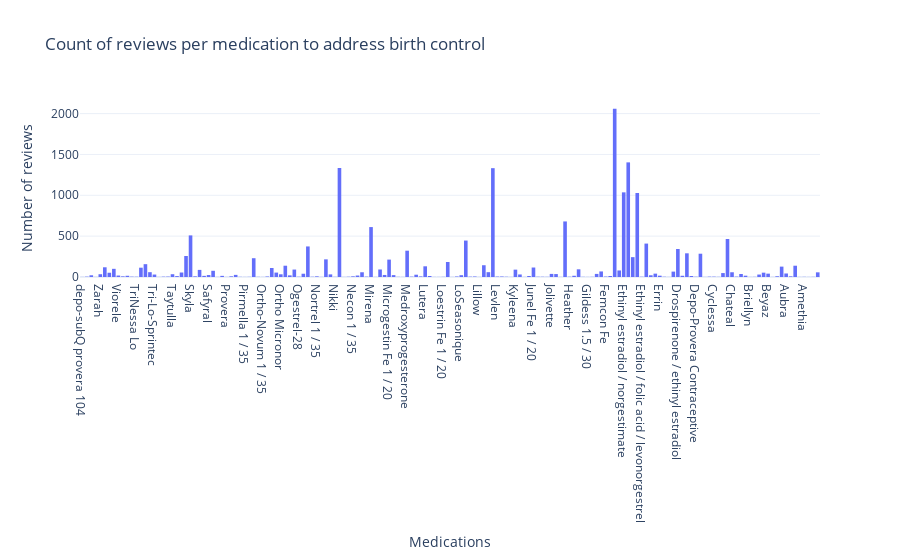

The code cell stored with this chart in its notebook:
### Code cell
# Let's plot these results
fig = px.histogram(birth_control_df, x='drugName', template='plotly_white', title='Count of reviews per medication to address birth control')
fig.update_xaxes(categoryorder='category descending', title='Medications').update_yaxes(title='Number of reviews')
fig.show()

### Figure 1 — Plotly figure (JSON) as saved in the notebook; plotly's stock layout.template omitted (floating-point values rounded to 4 significant figures; data arrays with more than 128 entries replaced by an {"elided": "..."} marker saying what was removed)
{"data": [{"alignmentgroup": "True", "bingroup": "x", "hovertemplate": "drugName=%{x}<br>count=%{y}<extra></extra>", "legendgroup": "", "marker": {"color": "#636efa", "pattern": {"shape": ""}}, "name": "", "offsetgroup": "", "orientation": "v", "showlegend": false, "type": "histogram", "x": {"elided": "18130 str values"}, "xaxis": "x", "yaxis": "y"}], "layout": {"barmode": "relative", "legend": {"tracegroupgap": 0}, "title": {"text": "Count of reviews per medication to address birth control"}, "xaxis": {"anchor": "y", "categoryorder": "category descending", "domain": [0, 1], "title": {"text": "Medications"}}, "yaxis": {"anchor": "x", "domain": [0, 1], "title": {"text": "Number of reviews"}}}}
